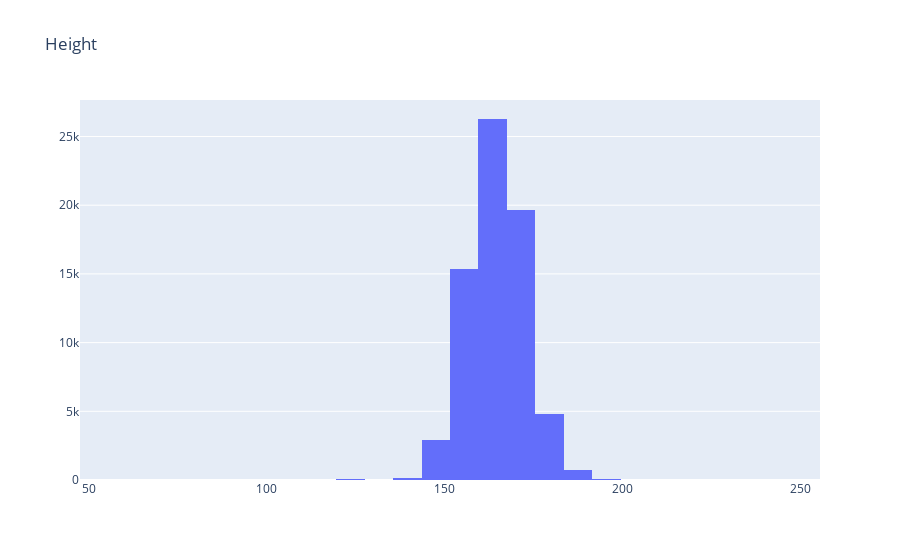

Notebook code cell kept with this figure:
### Code cell
hist = go.Histogram(x=df['height'], xbins=dict(size=8))
layout = go.Layout(title="Height")
fig = go.Figure(data=[hist], layout=layout)
py.iplot(fig)

### Figure 1 — Plotly figure (JSON) as saved in the notebook; plotly's stock layout.template omitted (floating-point values rounded to 4 significant figures; data arrays with more than 128 entries replaced by an {"elided": "..."} marker saying what was removed)
{"data": [{"type": "histogram", "x": {"elided": "70000 int values"}, "xbins": {"size": 8}}], "layout": {"title": {"text": "Height"}}}
